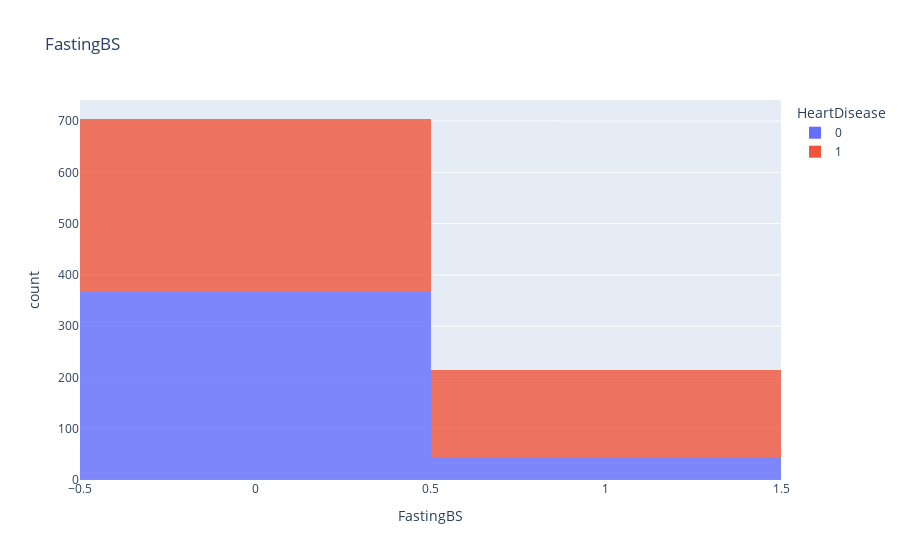

Notebook cell for this chart:
### Markdown cell above
Not much from Cholesterol but there seem to be an outlier that we should address in the next section

---

### Code cell
fig = px.histogram(df, x='FastingBS', title='FastingBS', color='HeartDisease', opacity=0.8)
fig.show()

### Figure 1 — Plotly figure (JSON) as saved in the notebook; plotly's stock layout.template omitted (floating-point values rounded to 4 significant figures; data arrays with more than 128 entries replaced by an {"elided": "..."} marker saying what was removed)
{"data": [{"alignmentgroup": "True", "bingroup": "x", "hovertemplate": "HeartDisease=0<br>FastingBS=%{x}<br>count=%{y}<extra></extra>", "legendgroup": "0", "marker": {"color": "#636efa", "opacity": 0.8, "pattern": {"shape": ""}}, "name": "0", "offsetgroup": "0", "orientation": "v", "showlegend": true, "type": "histogram", "x": {"elided": "410 int values"}, "xaxis": "x", "yaxis": "y"}, {"alignmentgroup": "True", "bingroup": "x", "hovertemplate": "HeartDisease=1<br>FastingBS=%{x}<br>count=%{y}<extra></extra>", "legendgroup": "1", "marker": {"color": "#EF553B", "opacity": 0.8, "pattern": {"shape": ""}}, "name": "1", "offsetgroup": "1", "orientation": "v", "showlegend": true, "type": "histogram", "x": {"elided": "508 int values"}, "xaxis": "x", "yaxis": "y"}], "layout": {"barmode": "relative", "legend": {"title": {"text": "HeartDisease"}, "tracegroupgap": 0}, "title": {"text": "FastingBS"}, "xaxis": {"anchor": "y", "domain": [0, 1], "title": {"text": "FastingBS"}}, "yaxis": {"anchor": "x", "domain": [0, 1], "title": {"text": "count"}}}}
